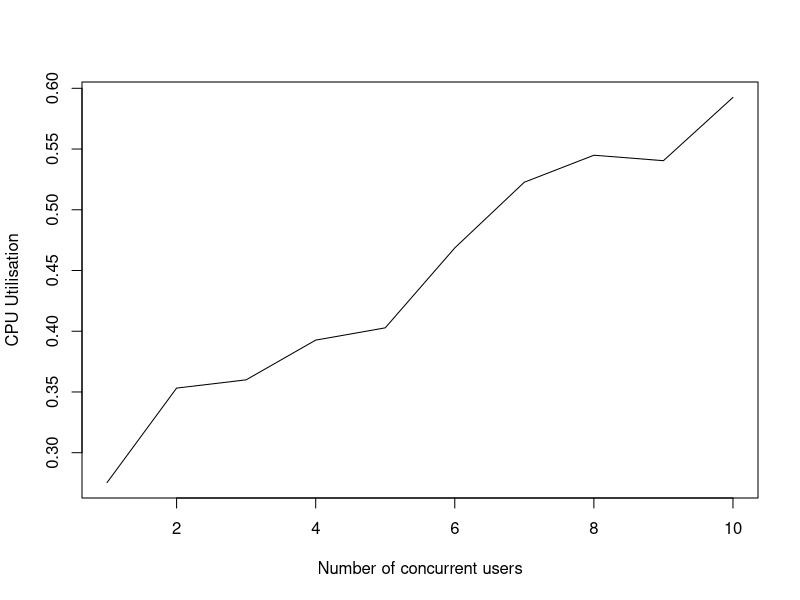
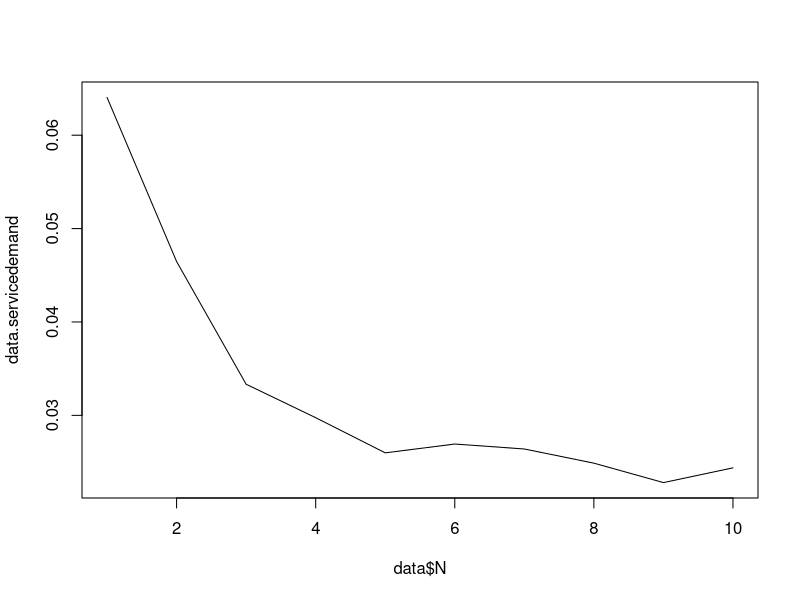
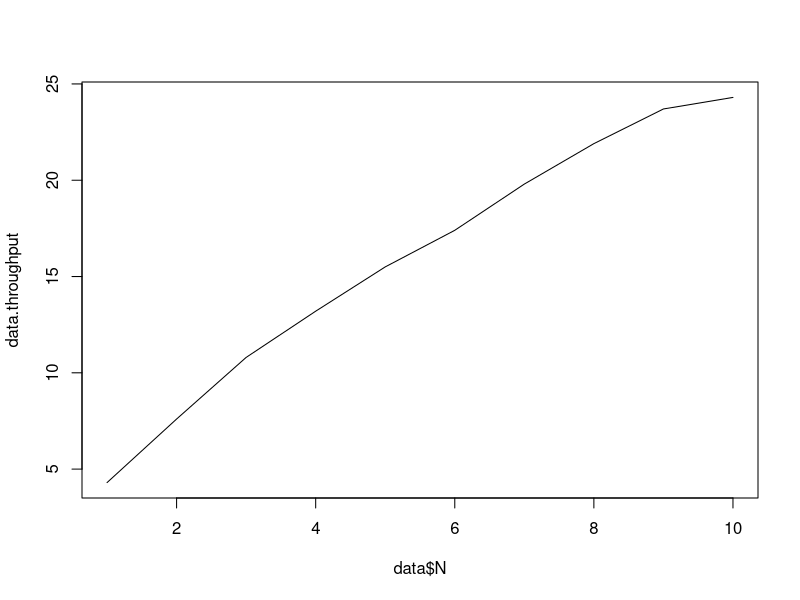

The R source for these figures, in order:
#Read in data from results.dat
data<-read.table("results.dat", header=TRUE, sep=" ")

#Convert to busy time
data.busy<-100 - data$IDLE;

#Calculate utilisation = busy/time
data.util<-data.busy/100

#Calculate throughput = tasks completed/time
data.throughput<-data$C0/10;

#Calculate service demand = utilisation/throughput
data.servicedemand<-data.util/data.throughput

#Calculate residence time
data.residence<-data$N/data.throughput

png("NvsUi");
	#Build plot N vs Ui
	plot(data$N, data.util, type="l", xlab="Number of concurrent users", ylab="CPU Utilisation")
dev.off();

png("NvsDi");
	#Build plot N vs Di
	plot(data$N, data.servicedemand, type="l");
dev.off();

png("NvsX0");
	#Build plot N vs Di
	plot(data$N, data.throughput, type="l");
dev.off();



